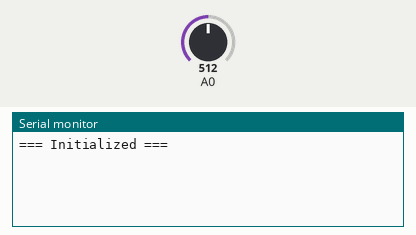
A sketch run on a simulated Arduino Uno, built with avr-gcc and run on an emulated ATmega328P. On the bench: the last lines printed to the serial monitor. The test bench sets the inputs (shaded band); at power-on: A0 = 512.

Above: at 3.2 s.
3.3 s: A0 set to 716
At 5.0 s:
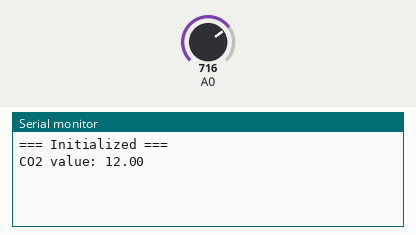
6.3 s: A0 set to 511
At 9.1 s:
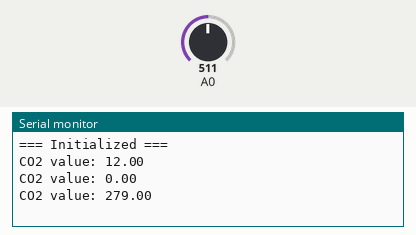
Timing chart, 0 to 10.6 s (numbered marks = the images above; inputs shaded):
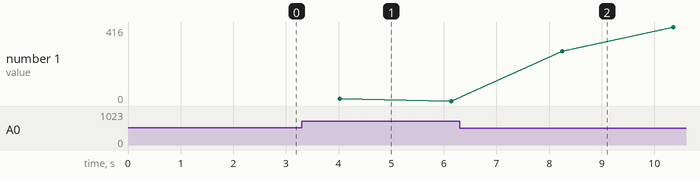

The sketch:

mg811library.ino
```cpp
#include "CO2Sensor.h"

/*
 *
 library CO2Sensor was founded in: https://github.com/solvek/CO2Sensor

 this script was founded in : https://www.instructables.com/Tutorial-How-to-Use-Mg811-Co2-Carbon-Dioxide-Gas-S/


*/

CO2Sensor co2Sensor(A0, 0.99, 100);

void setup() {
  Serial.begin(9600);
  Serial.println("=== Initialized ===");
  co2Sensor.calibrate();
}

void loop() {
  float val = co2Sensor.read();
  Serial.print("CO2 value: ");
  Serial.println(val);

  delay(100);
}
```

CO2Sensor.cpp
```cpp
#include "CO2Sensor.h"

// CO2 sensor readings
#define CO2SENSOR_DEBUG false

const int co2_b = 600;
const int co2_d = 400;

#define CO2_LOW 600
#define CO2_HIGHT 1000

CO2Sensor::CO2Sensor(int analogPin){
  _inertia = 0.99;
  _tries = 3;
  _analogPin = analogPin;
  init();
}

CO2Sensor::CO2Sensor(int analogPin, float inertia, int tries){
  _inertia = inertia;
  _tries = tries;
  _analogPin = analogPin;
  init();
}

int CO2Sensor::read(){
  int v = 0;

  analogRead(_analogPin);
  for (int i = 0; i < _tries; i++)
  {
     v += analogRead(_analogPin);
     delay(20);
  }
  _co2_v = (1-_inertia)*(v*5000.0)/(1024.0*_tries)+_co2_v*_inertia;

  double co2_exp = (_co2_a-_co2_v)/co2_b;

  _co2ppm = pow(co2_d, co2_exp);

  #if CO2SENSOR_DEBUG
  Serial.print("Exponent: ");
  Serial.println(co2_exp);

  Serial.println("CO2 == ");

  Serial.print(_co2_v);
  Serial.println(" mV");
  Serial.print(_co2ppm);
  Serial.println(" ppm");
  #endif

  if (_co2ppm<CO2_LOW) _greenLevel = 255;
  else {
    if (_co2ppm>CO2_HIGHT) _greenLevel = 0;
    else _greenLevel = map(_co2ppm, CO2_LOW, CO2_HIGHT, 255, 0);
  }

  return _co2ppm;
}

void CO2Sensor::calibrate(){
  read();

  #if CO2SENSOR_DEBUG
  Serial.print("Calibration. Old a: ");
  Serial.print(_co2_a);
  #endif

  _co2_a = _co2_v + co2_b;
  _co2ppm = co2_d;

  #if CO2SENSOR_DEBUG
  Serial.print(", New a: ");
  Serial.println(_co2_a);
  #endif
}

void CO2Sensor::init(){
  _co2_a = 1500;
  _co2ppm = co2_d;
}

int CO2Sensor::getVoltage(){
  return _co2_v;
}

int CO2Sensor::getGreenLevel(){
  return _greenLevel;
}

int CO2Sensor::getRedLevel(){
  return 255-_greenLevel;
}
```

CO2Sensor.h
```cpp
/*
  CO2Sensor.h - Reading and calibrating CO2 module
  Created by Sergi Adamchuk, September 14, 2016.
  Released into the public domain.
*/
#ifndef CO2Sensor_h
#define CO2Sensor_h

#include <Arduino.h>

class CO2Sensor
{
  public:
    CO2Sensor(int analogPin);
    CO2Sensor(int analogPin, float inertia, int tries);
    int read();
    void calibrate();

    int getVoltage();

    int getGreenLevel();
    int getRedLevel();

  private:
    void init();

    int _analogPin;
    int _inertia;
    int _tries;
    int _co2_v;
    int _greenLevel;
    double _co2_a;
    double _co2ppm;
};

#endif
```

Measured:
- after the input at 3.3 s, the serial monitor: prints a new line after 0.72 s (image 1)
- after the input at 6.3 s, the serial monitor: prints a new line after 1.9 s (image 2)
- plotted number 1: 0 → 416 after the input at 6.3 s
